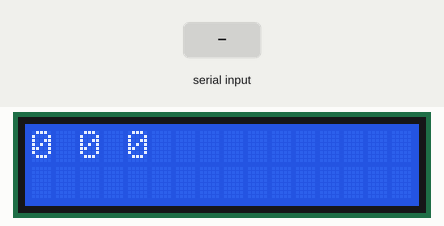
This sketch was run on a simulated Arduino Mega 2560, built with avr-gcc and run on an emulated ATmega2560. Parts: 16×2 character LCD. Inputs (shaded band) come from the test bench.

Above: at 1.2 s.
1.3 s: "1" received over Serial
At 3.2 s:
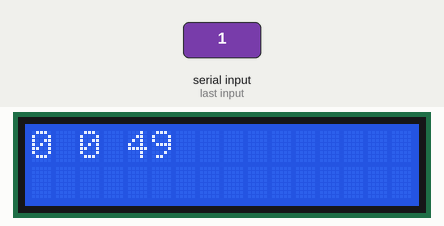
3.8 s: "0" received over Serial
6.3 s: "2" received over Serial
At 8.2 s:
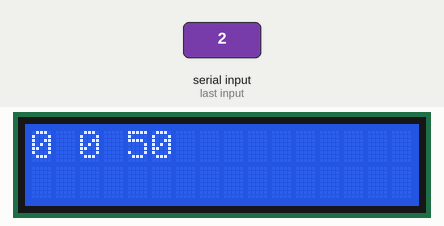
Timing chart, 0 to 9.7 s (numbered marks = the images above; inputs shaded):
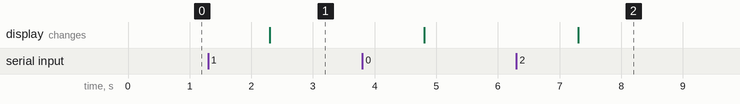

The sketch:

Arduino_Time_Receiver_V2.ino
```cpp
#include <LiquidCrystal.h>

LiquidCrystal lcd(7, 6, 5, 28, 29, 30, 31);

char buffer[8];

void setup() {
 Serial.begin(9600);
 lcd.begin(4, 20);
 lcd.clear();
}

void loop() {
  getTime();
  lcd.setCursor(0, 0);
  lcd.print(int(buffer[2]));
  lcd.setCursor(2, 0);
  lcd.print(int(buffer[1]));
  lcd.setCursor(4, 0);
  lcd.print(int(buffer[0]));
}


void getTime() {
 if (Serial.available() > 0) {
   digitalWrite(13, HIGH);
    Serial.readBytes(buffer, 8);
  }
}
```

Measured:
- after the input at 1.3 s, the display: changes after 1.0 s (image 1)
- after the input at 6.3 s, the display: changes after 1.0 s (image 2)
